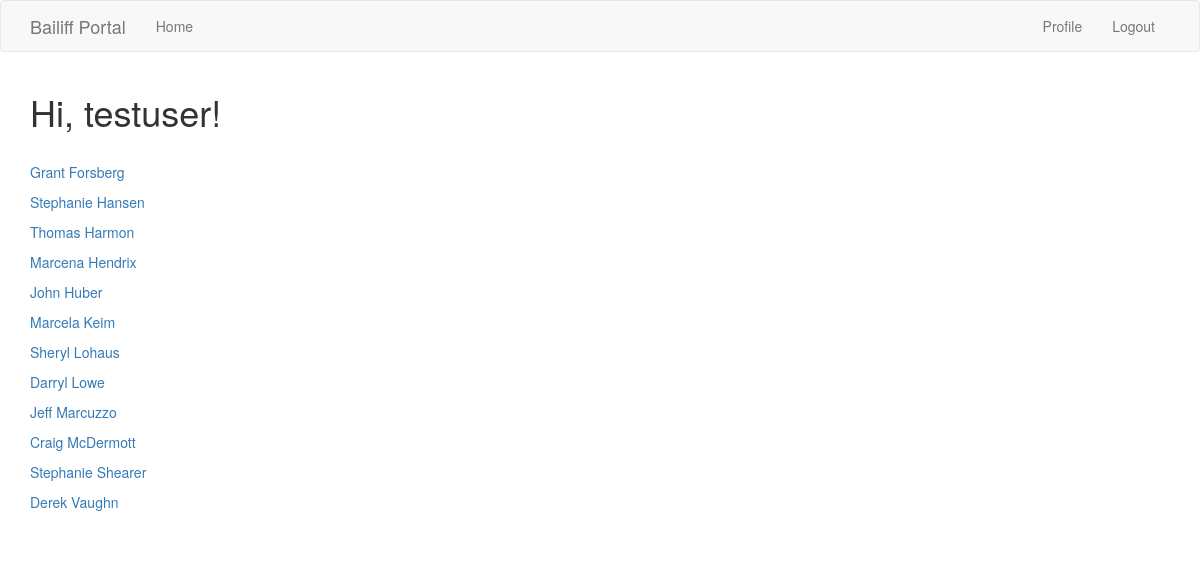
The page /index (signed in) on the database its author committed.
### app/models.py (models this page shows, shortened)
class User(UserMixin, db.Model):
  id = db.Column(db.Integer, primary_key=True)
  username = db.Column(db.String(64), index=True, unique=True)
  displayname = db.Column(db.String(64), unique=True)
  password_hash = db.Column(db.String(128))
  about_me = db.Column(db.String(500))
  last_seen = db.Column(db.DateTime, default=datetime.utcnow)
  permissions = db.Column(db.Integer) # 0=user, 1=Manager, 2=Admin
  judge = db.Column(db.String(64))

class Judge(db.Model):
  id = db.Column(db.Integer, primary_key=True)
  name = db.Column(db.String(64))
  posts = db.relationship('Post', backref='judge', lazy='dynamic')

### app/main/routes.py (the view)
@bp.route('/', methods=['GET', 'POST'])
@bp.route('/index', methods=['GET', 'POST'])
@login_required  # protects index from not-logged-in users
def index():
  judges = Judge.query.all()
  return render_template("index.html", judges=judges)

### app/main/routes.py (called while the page is built)
@bp.before_request # decorator from Flask registers the function to be executed before the view function
def before_request():
  if current_user.is_authenticated:
    current_user.last_seen = datetime.utcnow()
    db.session.commit()

### app/models.py (called while the page is built)
@login.user_loader
def load_user(id):
  return User.query.get(int(id))

### app/templates/index.html (shortened to what this page needs)
{% extends "base.html" %}
{% import 'bootstrap/wtf.html' as wtf %}
{% block app_content %}
  <h1>Hi, {{ current_user.displayname }}!</h1>
  <br>
  {% for judge in judges %}
    <p><a href="{{ url_for('main.judge', judgename=judge.name) }}">{{ judge.name }}</a></p>
  {% endfor %}
  <br>
{% endblock %}

### rows shown on the page
User: displayname "testuser"
Judge: name "Grant Forsberg"
Judge: name "Stephanie Hansen"
Judge: name "Thomas Harmon"
Judge: name "Marcena Hendrix"
Judge: name "John Huber"
Judge: name "Marcela Keim"
Judge: name "Sheryl Lohaus"
Judge: name "Darryl Lowe"
Judge: name "Jeff Marcuzzo"
Judge: name "Craig McDermott"
Judge: name "Stephanie Shearer"
Judge: name "Derek Vaughn"
